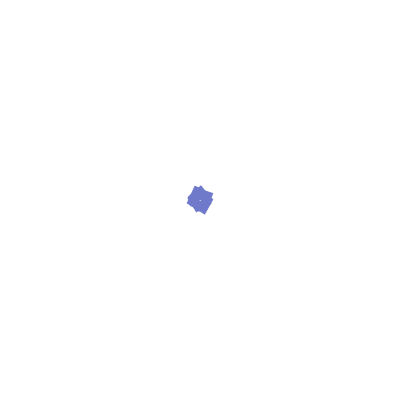
Frame 1 (no input)
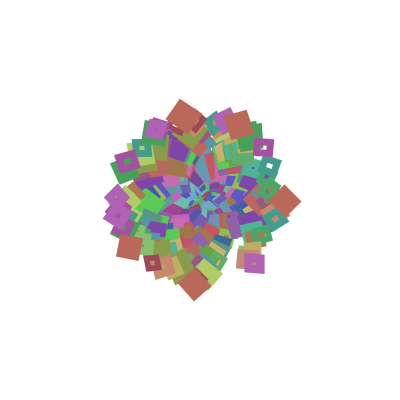
Frame 60 (the mouse pressed at the canvas centre just before this capture)
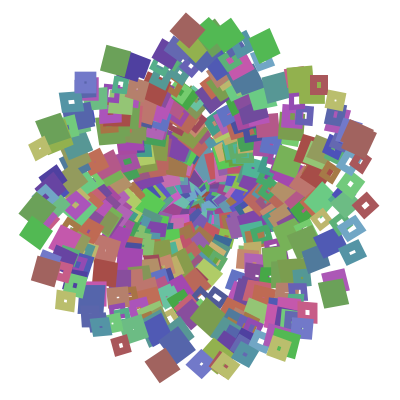
Frame 120 (the mouse held since frame 60 and released just before this capture)

The Processing sketch that drew these frames (run headless with seeded random() and noise(); from frame 60 on, the mouse is pressed at the canvas centre):

// Processing sketch: processing_30507
// ── processing_30507.pde

//definir as variáveis float, com nomes definidos
float linhaX = 0;
float quadrado=5;
float diametro=10;
 
//definir tamanho da tela, suavidade das formas, modo de cor, e fundo 
void setup(){
size(400,400);
smooth();
colorMode(HSB,255);
background(255);
}

//definir o início da polarização (do centro) e consequente translacao
//definir random de cores, e grossura
void draw(){
 
translate(width/2,height/2);
rectMode(CENTER);
 
noFill();
stroke(random(255),100+random(55),150 +random(55));
strokeWeight(5+random(10));
   

linhaX +=1;
 
linhaX=linhaX % width;
 
//definir a forma (quadrado), e consequente rotacao
for(int i=0;i< quadrado; i++){
   
  rotate(TWO_PI/quadrado+random(10));
rect(linhaX,linhaX,diametro+random(5),diametro+random(3));
}
 
 
 
}
                                
